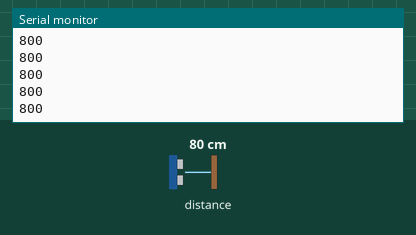
The sketch below on a simulated Arduino Uno, built with avr-gcc and run on an emulated ATmega328P. Parts: the last lines printed to the serial monitor. Inputs (shaded band) come from the test bench; at power-on: distance to the obstacle 80 cm.

Above: at 1.2 s.
1.3 s: distance to the obstacle set to 2 cm
At 2.2 s:
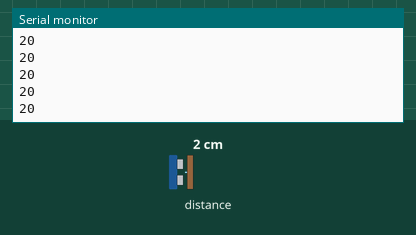
2.8 s: distance to the obstacle set to 4 cm
At 3.8 s:
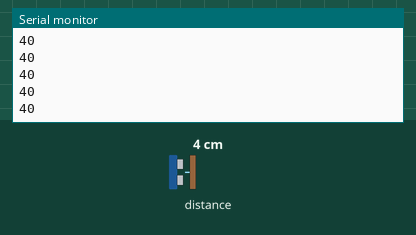
Timing chart, 0 to 5.8 s (numbered marks = the images above; inputs shaded):
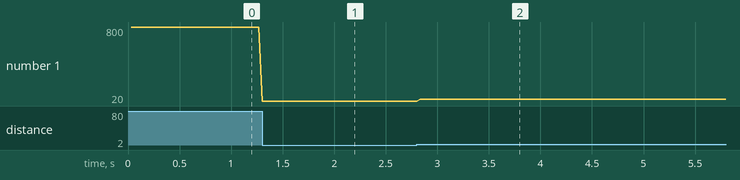

Measured:
- after the input at 1.3 s, the serial monitor: prints a new line at once (image 1)
- after the input at 2.8 s, the serial monitor: prints a new line at once (image 2)
- plotted number 1: 800 → 20 after the input at 1.3 s, 20 → 40 after the input at 2.8 s

The sketch:

DistanceSensor-Example.ino
```cpp
/* This example shows how to get single-shot range
 measurements from the VL53L0X. The sensor can optionally be
 configured with different ranging profiles, as described in
 the VL53L0X API user manual, to get better performance for
 a certain application. This code is based on the four
 "SingleRanging" examples in the VL53L0X API.

 The range readings are in units of mm. */

#include <Wire.h>
#include <VL53L0X.h>

VL53L0X sensor;


// Uncomment this line to use long range mode. This
// increases the sensitivity of the sensor and extends its
// potential range, but increases the likelihood of getting
// an inaccurate reading because of reflections from objects
// other than the intended target. It works best in dark
// conditions.

#define LONG_RANGE


// Uncomment ONE of these two lines to get
// - higher speed at the cost of lower accuracy OR
// - higher accuracy at the cost of lower speed

//#define HIGH_SPEED
#define HIGH_ ACCURACY


void setup()
{
  Serial.begin(9600);
  Wire.begin();

  sensor.setTimeout(500);
  if (!sensor.init())
  {
    Serial.println("Failed to detect and initialize sensor!");
    while (1) {}
  }

#if defined LONG_RANGE
  // lower the return signal rate limit (default is 0.25 MCPS)
  sensor.setSignalRateLimit(0.1);
  // increase laser pulse periods (defaults are 14 and 10 PCLKs)
  sensor.setVcselPulsePeriod(VL53L0X::VcselPeriodPreRange, 18);
  sensor.setVcselPulsePeriod(VL53L0X::VcselPeriodFinalRange, 14);
#endif

#if defined HIGH_SPEED
  // reduce timing budget to 20 ms (default is about 33 ms)
  sensor.setMeasurementTimingBudget(20000);
#elif defined HIGH_ACCURACY
  // increase timing budget to 200 ms
  sensor.setMeasurementTimingBudget(200000);
#endif
}

void loop()
{
  Serial.print(sensor.readRangeSingleMillimeters());
  if (sensor.timeoutOccurred()) { Serial.print(" TIMEOUT"); }

  Serial.println();
}
```
